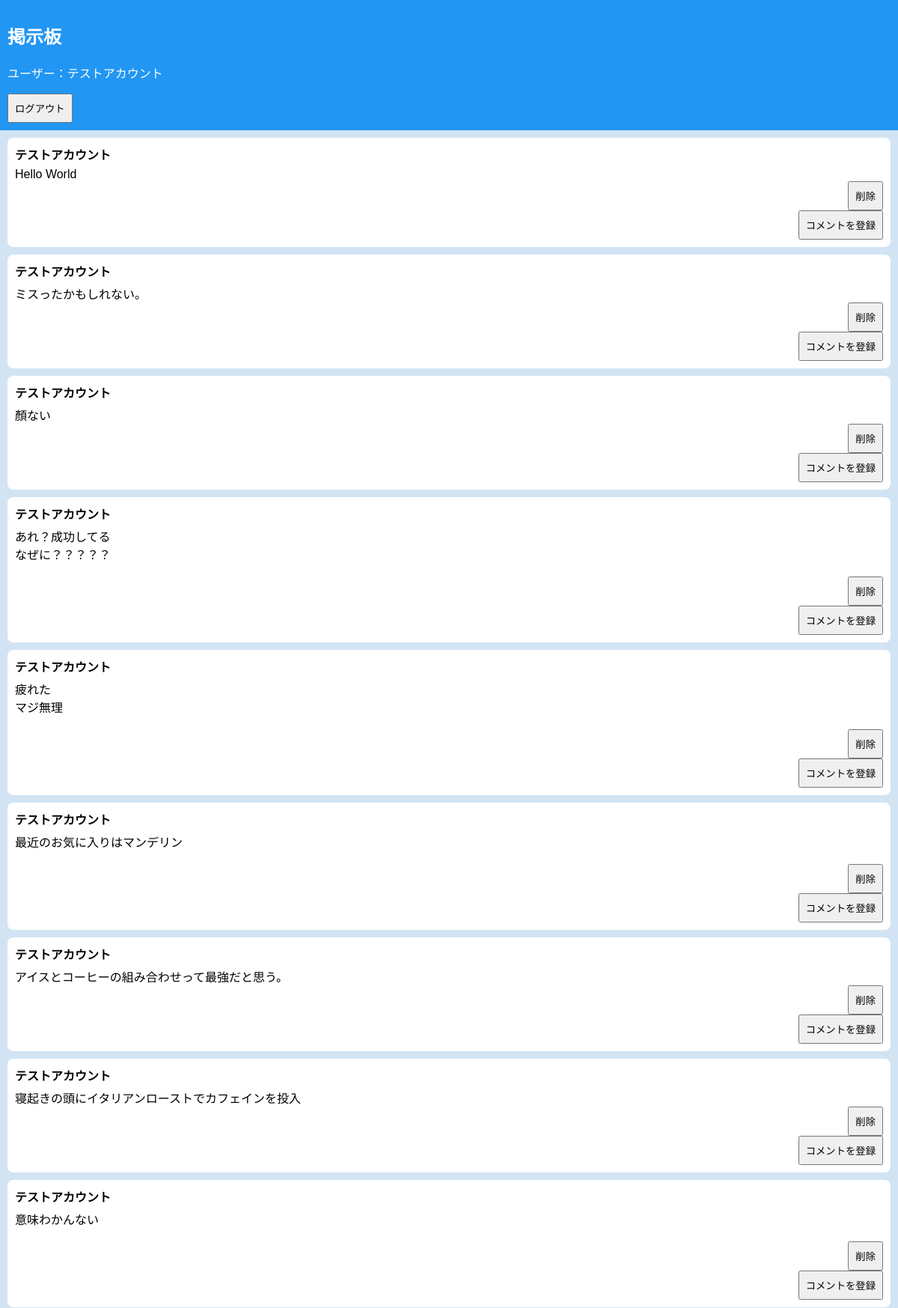
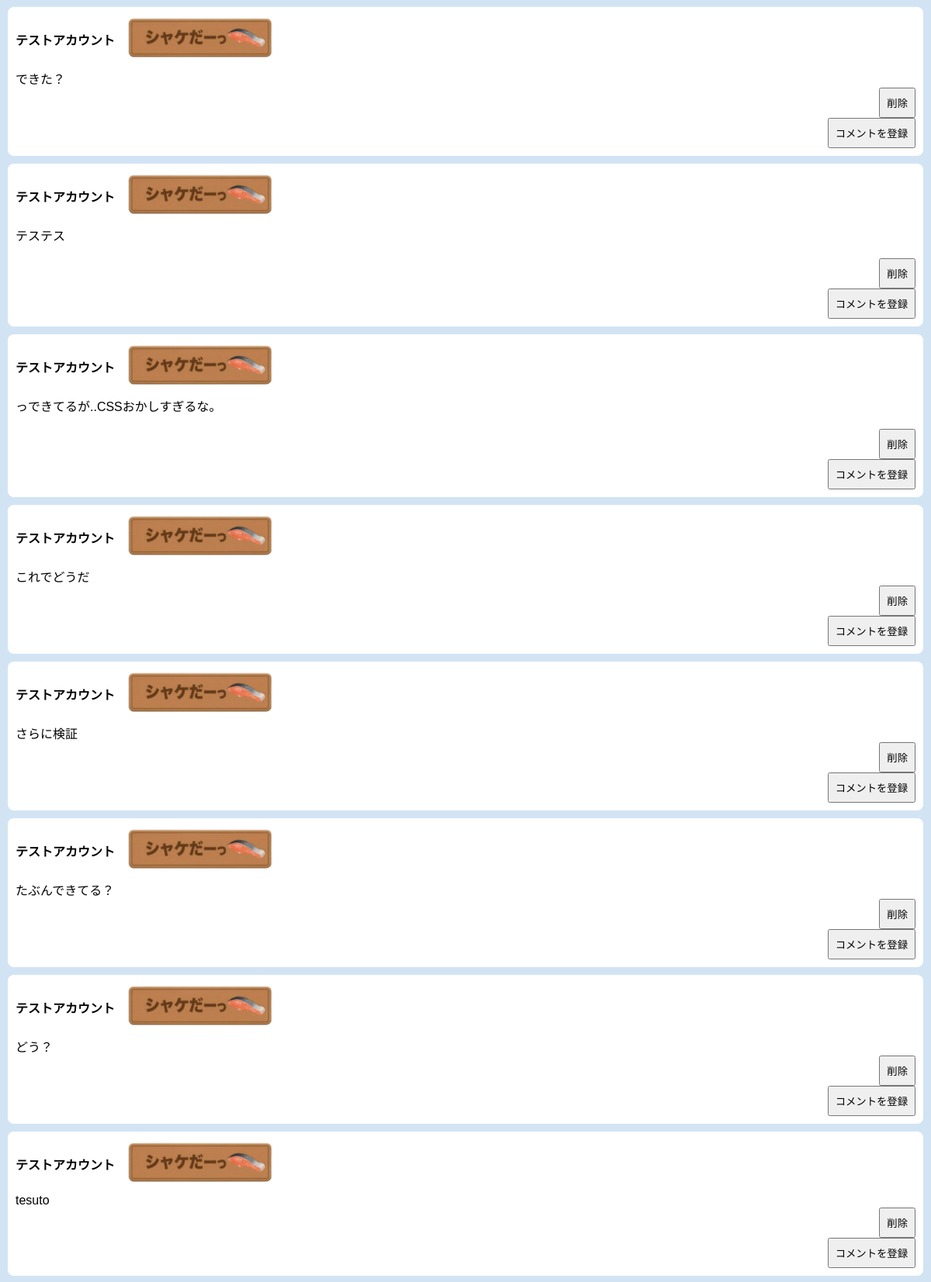
Screenshot of /original/full_complete/2_board.php (signed in, upper part) with the database file from the repository (2 pictures, top to bottom).
### tables this page shows
CREATE TABLE `board` (
  `id` int(10) UNSIGNED NOT NULL,
  `name` varchar(100) DEFAULT NULL,
  `message` text DEFAULT NULL,
  `badge_id` tinyint(4) DEFAULT NULL,
  `created_at` datetime DEFAULT current_timestamp()
);

CREATE TABLE `badges` (
  `id` int(10) UNSIGNED NOT NULL,
  `name` varchar(100) DEFAULT NULL,
  `image` varchar(255) DEFAULT NULL
);

### original/full_complete/2_board.php (the view, shortened to what this page needs)
<?php
    $dbh = db_connect();
?>
<!DOCTYPE html>
<html>
    <head>
        <link rel="stylesheet" href="2_style.css?v=<?php echo time(); ?>">
    </head>
    <body>
        <div class="header">
            <h2>掲示板</h2>
            <p>ユーザー：<?php echo htmlspecialchars($_SESSION["user"], ENT_QUOTES); ?></p>
            <form method="post">
                <input type="submit" name="logout" value="ログアウト">
            </form>
        </div>
        <div class="messages">
        <?php
            $sql = "SELECT board.*, b.name AS badge_name, b.image AS badge_image FROM board LEFT JOIN badges b ON b.id = board.badge_id ORDER BY board.id";
            $stmt = $dbh->query($sql);
            while($row = $stmt->fetch(PDO::FETCH_ASSOC)) {
                echo "<div class='message'>";
                echo "<div class='message-header'>";
                echo "<b>" . htmlspecialchars($row["name"], ENT_QUOTES) . "</b>";
                if (!empty($row["badge_image"])) {
                    echo "<span class='message-badge'><img src='" . htmlspecialchars($row["badge_image"], ENT_QUOTES) . "' alt='称号'></span>";
                }
                echo "</div>";
                echo nl2br(htmlspecialchars($row["message"], ENT_QUOTES));
                echo "<br>";
                if($row["name"] === $_SESSION["user"]) {
                    echo "
                    <div class='button'>
                    <form method='post' style='display:inline;'>
                        <input type='hidden' name='delete_id' value='". $row["id"] ."'>
                        <input type='submit' name='delete' value='削除'>
                    </form>
                    </div>
                    ";
                }
                echo "
                <div class='button'>
                <form method='post' style='display:inline;'>
                    <input type='hidden' name='content' value='". htmlspecialchars($row["message"], ENT_QUOTES) ."'>
                    <input type='submit' name='add_anything' value='コメントを登録'>
                </form>
                </div>
                ";
                echo "</div>";
            }
        ?>
    </div>
    </body>
</html>

### original/full_complete/2_style.css (style rules this page uses)
body { margin: 0; font-family: Arial, sans-serif; height: 100vh; display: flex; flex-direction: column; }
.header { padding: 10px; background-color: #2196F3; color: white; }
.messages { overflow-y: auto; padding: 10px; background-color: #d2e4f4; }
.message { background-color: white; margin-bottom: 10px; padding: 10px; border-radius: 8px; }
.message-header { display: flex; flex-wrap: wrap; align-items: center; gap: 8px; margin-bottom: 6px; }
.message-badge img { width: 200px; height: 60px; }
input[type="submit"] { padding: 8px; cursor: pointer; }
.button { display: flex; justify-content: flex-end; }

### rows the page displays
board: name "テストアカウント", message "Hello World"
board: name "テストアカウント", message "ミスったかもしれない。"
board: name "テストアカウント", message "顏ない"
board: name "テストアカウント", message "あれ？成功してる なぜに？？？？？"
board: name "テストアカウント", message "疲れた マジ無理"
board: name "テストアカウント", message "最近のお気に入りはマンデリン"
board: name "テストアカウント", message "アイスとコーヒーの組み合わせって最強だと思う。"
board: name "テストアカウント", message "寝起きの頭にイタリアンローストでカフェインを投入"
board: name "テストアカウント", message "意味わかんない"
board: name "テストアカウント", badge.image (picture), message "できた？"
board: name "テストアカウント", badge.image (picture), message "テステス"
board: name "テストアカウント", badge.image (picture), message "っできてるが..CSSおかしすぎるな。"
board: name "テストアカウント", badge.image (picture), message "これでどうだ"
board: name "テストアカウント", badge.image (picture), message "さらに検証"
board: name "テストアカウント", badge.image (picture), message "たぶんできてる？"
board: name "テストアカウント", badge.image (picture), message "どう？"
board: name "テストアカウント", badge.image (picture), message "tesuto"

### other values shown
$_SESSION["user"] "テストアカウント"
